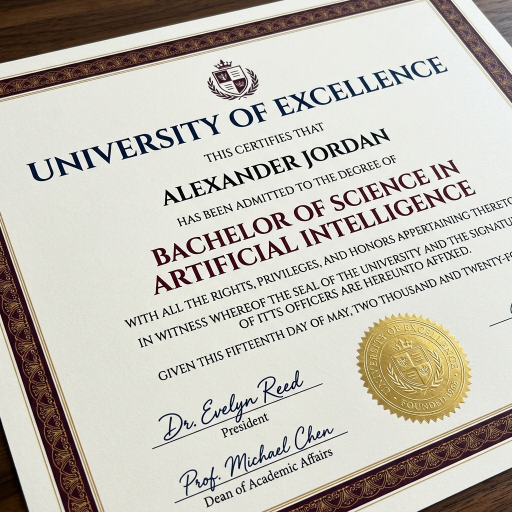
#> input picture test_certificate.png, 1024 x 1024 px (shown at 1/2 size)
$ python -i preprocessing.py   (imports and definitions only)
#> lines starting #> are read from the running program, lines starting #| are printed output that depends on the picture; after the words box and inside, x2 and y2 are one past the last pixel; in counts of white or black regions, pixels touching at a corner belong together
"""
Phase 2 — Image Preprocessing Module
Converts uploaded documents to standardized format for analysis.
- Grayscale conversion
- Noise removal
- Thresholding
- Resize & normalization
"""

import cv2
import numpy as np
from PIL import Image
import io


# [30 lines left out: functions load_image_from_bytes, to_grayscale, remove_noise, not called in this run]


def apply_threshold(img_gray: np.ndarray, method: str = "adaptive") -> np.ndarray:
    """Apply thresholding for binarization."""
    if method == "otsu":
        _, thresh = cv2.threshold(img_gray, 0, 255, cv2.THRESH_BINARY + cv2.THRESH_OTSU)
        return thresh
    elif method == "adaptive":
        return cv2.adaptiveThreshold(
            img_gray, 255, cv2.ADAPTIVE_THRESH_GAUSSIAN_C,
            cv2.THRESH_BINARY, 11, 2
        )
    elif method == "simple":
        _, thresh = cv2.threshold(img_gray, 127, 255, cv2.THRESH_BINARY)
        return thresh
    return img_gray


# [29 lines left out: functions resize_normalize, preprocess_pipeline, not called in this run]

>>> import cv2
>>> picture = cv2.imread('../../test_certificate.png', cv2.IMREAD_GRAYSCALE)
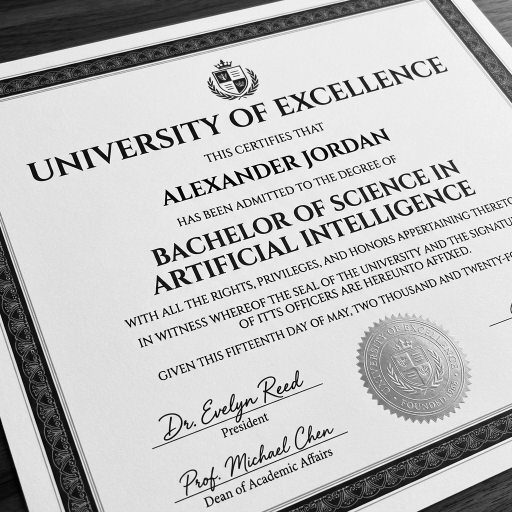
#> picture: shape (1024, 1024) (shown at 1/2 size); min 0, max 255, mean 189.9
>>> result = apply_threshold(picture)
#> in apply_threshold, `return cv2.adaptiveThreshold( img_gray, 255, cv2.ADAPTIVE_THRESH_GAUSS..`:
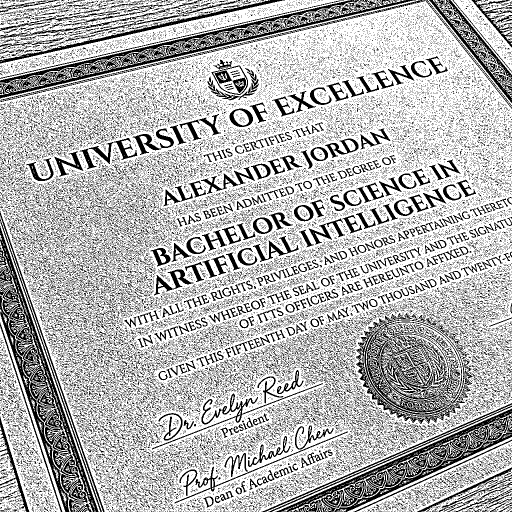
#> returned value: shape (1024, 1024) (shown at 1/2 size); 70.7% white; black in thin lines or dots
